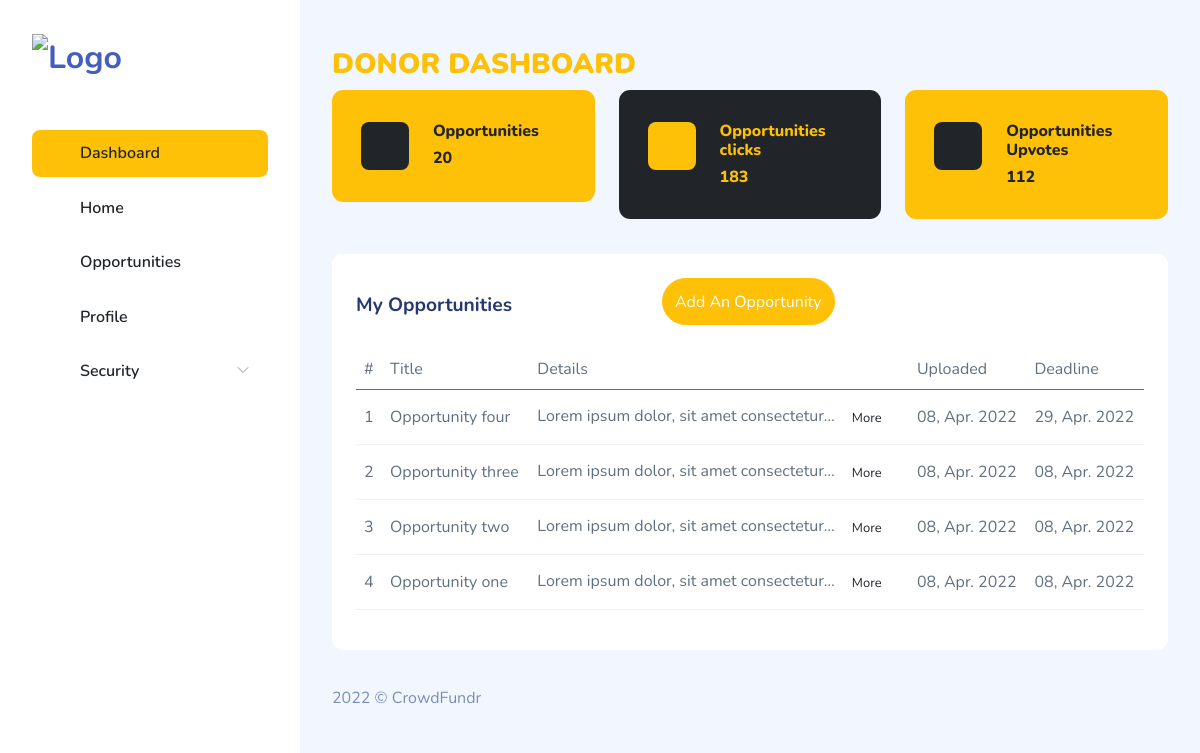
Screenshot of /donor-dashboard (signed in) with the database file from the repository.
### donors/models.py (models this page shows, shortened)
class Opportunity(models.Model):
    user = models.ForeignKey(User, on_delete=models.CASCADE)
    title = models.CharField(max_length=100)
    image = models.FileField(upload_to='opps_images')
    details = models.TextField()
    created_on = models.DateTimeField(default=datetime.now)
    deadline = models.DateTimeField(default=datetime.now)
    class Meta:
        verbose_name_plural = 'Opportunities'

### donors/views.py (the view)
# urls.py: path('donor-dashboard', views.dashboard, name="donor" ),
def dashboard(request):
    opps = Opportunity.objects.filter(user=request.user).order_by('-id')
    context = {
        'opps':opps
    }
    return render(request, 'donors/donor.html',context)

### templates/donors/donor.html (shortened to what this page needs)
{% extends 'donors/config.html' %}
{% load static %}
{% block contents %}
<body>
    <div id="app">
        <div id="main">
            <div class="page-heading">
                <div class="row">
                    <div class="col-md-5" >
                        <h3 class="text-warning font-weight-bold" ><b>DONOR DASHBOARD</b></h3>
                    </div>
                    <div class="col-md-4" data-aos="fade-up" data-aos-delay="300">
                </div>
            </div>
            <div class="page-content">
                <section class="row">
                    <div class="col-12 col-lg-12">
                        <div class="row">
                            <div class="col-6 col-lg-4 col-md-6">
                                <div class="card bg-warning">
                                    <div class="card-body px-3 py-4-5 ">
                                        <div class="row">
                                            <div class="col-md-4">
                                                <div class="stats-icon bg-dark">
                                                    <i class="iconly-boldShow"></i>
                                                </div>
                                            </div>
                                            <div class="col-md-8">
                                                <h6 class="text-dark font-extrabold">Opportunities</h6>
                                                <h6 class="font-extrabold mb-0 text-dark">20</h6>
                                            </div>
                                        </div>
                                    </div>
                                </div>
                            </div>
                            <div class="col-6 col-lg-4 col-md-6">
                                <div class="card bg-dark">
                                    <div class="card-body px-3 py-4-5 ">
                                        <div class="row">
                                            <div class="col-md-4">
                                                <div class="stats-icon bg-warning">
                                                    <i class="iconly-boldProfile text-dark"></i>
                                                </div>
                                            </div>
                                            <div class="col-md-8">
                                                <h6 class="text-warning font-extrabold">Opportunities clicks</h6>
                                                <h6 class="font-extrabold mb-0 text-warning">183</h6>
                                            </div>
                                        </div>
                                    </div>
                                </div>
                            </div>
                            <div class="col-6 col-lg-4 col-md-6">
                                <div class="card bg-warning ">
                                    <div class="card-body px-3 py-4-5">
                                        <div class="row">
                                            <div class="col-md-4">
                                                <div class="stats-icon bg-dark">
                                                    <i class="iconly-boldBookmark"></i>
                                                </div>
                                            </div>
                                            <div class="col-md-8">
                                                <h6 class="text-dark font-extrabold">Opportunities Upvotes</h6>
                                                <h6 class="font-extrabold mb-0 text-dark">112</h6>
                                            </div>
                                        </div>
                                    </div>
                                </div>
                            </div>
                        </div>
                        <div class="row">
                            <div class="col-12 col-lg-12">
                                <div class="card">
                                    <div class="card-header">
                                       <div style="display: inline-flex;">
                                        <h4 class="mt-3" >My Opportunities</h4>
                                        <div style="width: 150px;"></div>
                                        <button  data-toggle="modal" data-target="#add" class=" btn btn-warning rounded-pill"  >Add An Opportunity</button>
                                       </div>
                                    </div>
                                    <div class="card-body">
                                        <table style="overflow-x: auto;" class="table table-responsive " >
                                            <thead>
                                                <tr>
                                                    <td>#</td>
                                                    <td>Title</td>
                                                    <td>Details</td>
                                                    <td>Uploaded</td>
                                                    <td>Deadline</td>
                                                </tr>
                                            </thead>
                                            <tbody>
                                                {% for data in opps %}
                                                    <tr>
                                                        <td>
                                                            {{forloop.counter}}
                                                        </td>
                                                        <td>
                                                            {{data.title}}
                                                        </td>
                                                        <td>
                                                            {{data.details|truncatechars:40}}
                                                            <a class="btn" data-toggle="modal" data-target="#staticBackdrop{{data.id}}">
                                                                <span class="text-dark font-weight-bold"  style="font-size: 13px;">
                                                                   More
                                                                </span>
                                                            </a>
                                                        </td>
                                                        <td>
                                                            {{data.created_on|date:"d, M. Y" }}
                                                        </td>
                                                        <td>
                                                            {{ data.deadline|date:"d, M. Y" }}
                                                        </td>
                                                    </tr>
                                                {% endfor %}
                                            </tbody>
                                        </table>
                                    </div>
                                </div>
                            </div>
                        </div>
                    </div>
                </section>
            </div>
{% endblock contents %}

### static/assets2/css/app.css (style rules this page uses)
.btn.btn-danger,.btn.btn-info,.btn.btn-primary,.btn.btn-secondary,.btn.btn-success,.btn.btn-warning { color:#fff }
.card { margin-bottom:2.2rem;border:none }
.card .card-header { border:none }
.card .card-header h4 { font-size:1.2rem;font-weight:700 }
.card .card-header~.card-body { padding-top:0 }
.card .card-body { padding:1.5rem }
.dataTable-table td,.dataTable-table thead th,.table td,.table thead th { vertical-align:middle }
.stats-icon { width:3rem;height:3rem;border-radius:.5rem;background-color:#000;float:right;display:flex;align-items:center;justify-content:center }
.stats-icon i { color:#fff;font-size:1.7rem }
#main { margin-left:300px;padding:2rem }
.page-heading { margin:0 0 2rem }
.page-heading h3 { font-weight:700 }
a { text-decoration:none }
.py-4-5 { padding-top:2rem!important;padding-bottom:2rem!important }
.font-extrabold { font-weight:800 }

### rows the page displays
Opportunity: title "Opportunity four", details "Lorem ipsum dolor, sit amet consectetur…", created_on "08, Apr. 2022", deadline "29, Apr. 2022"
Opportunity: title "Opportunity three", details "Lorem ipsum dolor, sit amet consectetur…", created_on "08, Apr. 2022", deadline "08, Apr. 2022"
Opportunity: title "Opportunity two", details "Lorem ipsum dolor, sit amet consectetur…", created_on "08, Apr. 2022", deadline "08, Apr. 2022"
Opportunity: title "Opportunity one", details "Lorem ipsum dolor, sit amet consectetur…", created_on "08, Apr. 2022", deadline "08, Apr. 2022"
